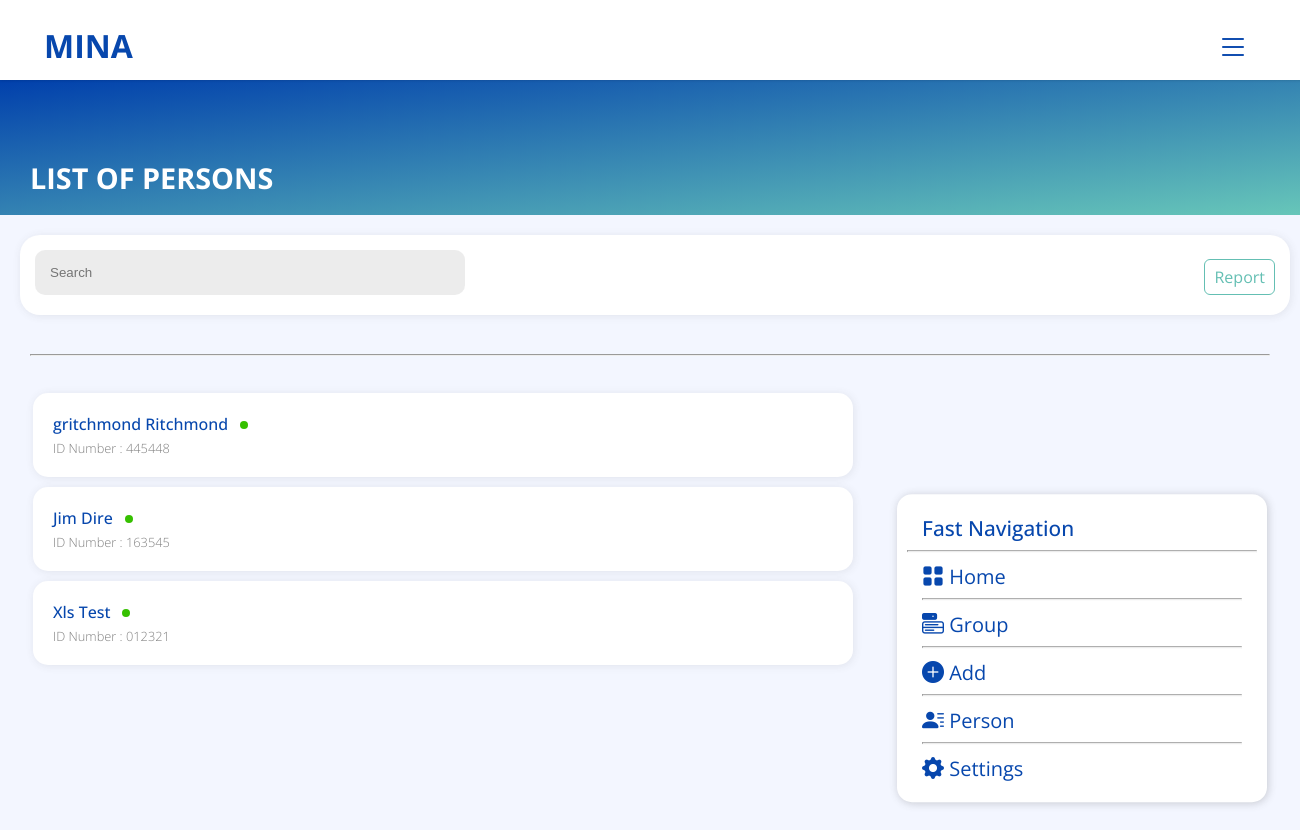
Screenshot of /View/list-person.php (signed in) with the database file from the repository.
### tables this page shows
CREATE TABLE `entreprise` (
  `id_ent` int NOT NULL,
  `code_entreprise` varchar(50) NOT NULL,
  `nom_entreprise` varchar(100) NOT NULL,
  `date_creation` date NOT NULL,
  `date_expiration` date NOT NULL,
  `statut_id` int NOT NULL
);

CREATE TABLE `personne` (
  `id_person` int NOT NULL,
  `card_number` varchar(255) NOT NULL,
  `nom` varchar(50) NOT NULL,
  `prenom` varchar(50) NOT NULL,
  `date_naissance` date NOT NULL,
  `lieu_naissance` varchar(50) NOT NULL,
  `telephone_1` varchar(20) NOT NULL,
  `telephone_2` varchar(20) NOT NULL,
  `adresse` varchar(100) NOT NULL,
  `email` varchar(50) NOT NULL,
  `profile_image` varchar(255) NOT NULL,
  `date_exp` date NOT NULL,
  `creation_date` date NOT NULL,
  `id_statut` int NOT NULL,
  `id_dependant` int DEFAULT NULL,
  `id_group` int NOT NULL,
  `id_program` int NOT NULL
);

### View/list-person.php (the view, shortened to what this page needs)
<!Doctype html>
<html>
<head>
    <link rel="stylesheet" href="css/style.css">
    <link rel="stylesheet" href="css/main.css">
    <link rel="stylesheet" href="https://cdn.jsdelivr.net/npm/bootstrap-icons@1.5.0/font/bootstrap-icons.css">
</head>
<body class="body">
    <?php
    include_once('header.php');
    ?>
    <div class="header-content">
        <?php
        echo '<div class="title">List of persons</div>';
        ?>
    </div>
    <div class="second-part-content">
        <div class="search">
            <div class="custom-container">
                <form action="" method="post" class="">
                    <input type="text" name="searchAll" id="" placeholder="Search" class="search-main">
                </form>
            </div>
            <div class="link">
                <ul>
                    <?php
                    if (isset($_SESSION["role"]) && $_SESSION["role"] === 3 || $_SESSION["role"] === 2) {
                        echo '<li>';
                        echo '</li> <li><a href="report.php" class="btn btn-outline-muted">Report</a></li>';
                    } elseif (isset($_SESSION["role"]) && $_SESSION["role"] === 1) {
                        echo '<li><a href="report.php" class="btn btn-outline-muted">Report</a></li>';
                    }
                    ?>
                </ul>
            </div>
        </div>
    </div>
    <div class="third-part-content">
        <div class="container mt-3">
            <span class="title-page-list">
                <hr>
            </span>
            <div class="list-content mt-3 mb-5">
                <?php
                if (isset($_POST["searchAll"])) {
                    $search = $_POST["searchAll"];
                    $code_entreprise = $_SESSION["code_entreprise"];
                    $query = "SELECT * FROM personne WHERE card_number LIKE '$search' OR nom LIKE '%$search%' OR prenom LIKE '%$search%' ORDER BY personne.nom ASC";
                    $result = $conn->query($query);
                    if (mysqli_num_rows($result) > 0) {
                        while ($row = mysqli_fetch_assoc($result)) {
                            if ($row["id_statut"] == 1) {
                                $color = "green-circle";
                            } elseif ($row["id_statut"] == 2) {
                                $color = "red-circle";
                            }
                            echo '<a href="person-details.php?person-details=' . $row["id_person"] . '" class="nav-link">
                            <div class="bg-white">
                                <div class="group-name-and-details">
                                    <div class="group-name">' . $row["nom"] . ' ' . $row["prenom"] . '<span class="' . $color . '" ></span></div>
                                    <div class="group-details">
                                        Email  : ' . $row["email"] . '</div>
                                    </div>';
                            echo '</div>
                        </a>';
                        }
                    } else {
                        echo '<div class="bg-white">
                        <div class="group-name-and-details">
                            <div class="group-name">There is no person here...</div>
                            <div class="group-details">Please add a new person in this group !</div>
                        </div>
                    </div>';
                    }
                } else {
                    $code_entreprise = $_SESSION["code_entreprise"];
                    $query = "SELECT * FROM entreprise, program, groupe, personne WHERE entreprise.code_entreprise = '$code_entreprise'
                    AND program.code_entreprise = '$code_entreprise' AND  personne.id_program = program.id_program AND
                    personne.id_group = groupe.id_group AND groupe.id_program = program.id_program ORDER BY personne.nom ASC";
                    $result = $conn->query($query);
                    if (mysqli_num_rows($result) > 0) {
                        while ($row = mysqli_fetch_assoc($result)) {
                            if ($row["id_statut"] == 1) {
                                $color = "green-circle";
                            } elseif ($row["id_statut"] == 2) {
                                $color = "red-circle";
                            }
                            echo '<a href="person-details.php?person-details=' . $row["id_person"] . '" class="nav-link">
                            <div class="bg-white">
                                <div class="group-name-and-details">
                                    <div class="group-name">' . $row["nom"] . ' ' . $row["prenom"] . '<span class="' . $color . '" ></span></div>
                                    <div class="group-details">
                                        ID Number : ' . $row["card_number"] . '</div>
                                    </div>
                            </div>
                        </a>';
                        }
                    }
                }
                ?>
                <?php
                include_once('sidebar.php');
                ?>
            </div>
        </div>
    </div>
    <?php
    include_once('footer.php');
    ?>
</body>
</html>

### View/css/style.css (style rules this page uses)
:root { --background-color: #F3F6FF; --white: #FFF; --gray: rgba(128, 128, 128, 0.863); --primary: #0747AD; --secondary: #8d9da1; --muted: #64BFB3; --bg-light-gray: rgb(252, 252, 252); --red: rgb(180, 12, 0); }
.container { padding: 0 30px; }
a { text-decoration: none; -webkit-tap-highlight-color: transparent; }
body, .body { background-color: var(--background-color); padding: 0; margin: 0; font-family: 'Open Sans', sans-serif; }
.header-content { background-image: linear-gradient(to bottom right, rgb(1, 64, 172), rgb(103, 198, 185)); height: auto; width: 100%; color: var(--white); padding: 18px 0; margin-top:80px; position: unset; }
.title, .subtitle { margin: 0 30px; width: auto; }
.title { font-size: 1.8rem; font-weight: bold; margin-top: 60px; text-transform: uppercase; width: auto; }
.second-part-content { margin: 20px; padding: 15px; height: 50px; width: 1240px; background-color: var(--white); box-shadow: 1px 1px 8px rgba(65, 65, 65, 0.1); border-radius: 20px; }
.custom-container { float: left; }
.search-main { height: 45px; width: 400px; background-color: rgba(206, 206, 206, 0.384); border-style: none; border-radius: 10px; padding: 0 15px; -webkit-tap-highlight-color: transparent; }
.nav-link { color: inherit; text-decoration: none !important; -webkit-tap-highlight-color: transparent; }
.link { position: unset; float: right; }
.link ul li { list-style: none; display: inline-block; }
.btn { background-color: none; padding: 6px 9px; text-decoration: none; padding: 6px 9px; border-radius: 6px; }
.btn-outline-muted { border: 1px solid var(--muted); color: var(--muted); }
.mt-3 { margin-top: 3%; }
.mb-5 { margin-bottom: 100px; }
.list-content { padding: 0 3px; }
.bg-white { height: auto; width: 800px; border-radius: 15px; box-shadow: 1px 1px 8px rgba(65, 65, 65, 0.1); background-color: var(--white); padding: 20px 10px; margin-bottom: 10px; }
.name, .group-name { font-weight: 500; color: var(--primary); margin-bottom: 4px; width: max-content; }
.group-name-and-details { position: unset; margin-top: 0; margin-left: 10px; }
.group-details { font-weight: lighter; font-size: 0.8rem; color: gray; }

### View/css/main.css (style rules this page uses)
.green-circle { height: 8px; width: 8px; border-radius: 100%; background-color: #36c000; float: right; margin: 8px 12px 0 12px; }

### rows the page displays
entreprise: personne.nom "gritchmond", personne.prenom "Ritchmond", personne.card_number "445448", personne.nom "Jim", personne.prenom "Dire", personne.card_number "163545", personne.nom "Xls", personne.prenom "Test", personne.card_number "012321"
